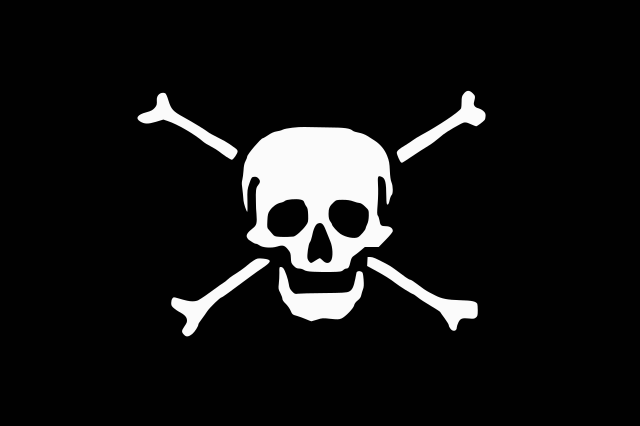
#> input picture gallery/pirate.png, 640 x 426 px
$ python -i genetic_scii.py   (imports and definitions only)   (older library calls are emulated)
#> lines starting #> are read from the running program, lines starting #| are printed output that depends on the picture; after the words box and inside, x2 and y2 are one past the last pixel; in counts of white or black regions, pixels touching at a corner belong together
#!/usr/bin/env python3

# Author: Mateusz Janda (c) <mateusz janda at gmail com>
# Site: https://github.com/MateuszJanda/genetic-scii
# Ad maiorem Dei gloriam


import os
import random
import argparse
import time
import copy
import string
import pickle
from collections import namedtuple
from collections import Counter
from PIL import Image, ImageDraw, ImageFont
import cv2
import numpy as np


# Evolution parameters
STEPS = 1000
POPULATION_NUM = 100
BEST_NUM = 3
MUTATION_FACTOR = 1/8
CROSS_NUM = 2
SNAPSHOT_STEP = 10


# Different unicode chars sets used to generate final image
CHAR_POOL_SPACE     = " "
CHAR_POOL_ASCII     = string.digits + string.ascii_letters + string.punctuation

# https://en.wikipedia.org/wiki/Box_Drawing_(Unicode_block)
CHAR_POOL_BOX       = "".join([chr(ch) for ch in range(0x2500, 0x257F+1)])

# https://en.wikipedia.org/wiki/Block_Elements
CHAR_POOL_BLOCK     = "".join([chr(ch) for ch in range(0x2580, 0x259F+1)])

# https://en.wikipedia.org/wiki/Geometric_Shapes_(Unicode_block)
CHAR_POOL_GEOMETRIC = "".join([chr(ch) for ch in range(0x25A0, 0x25FF+1)])

CHAR_POOL_NOT_ALPHA = string.punctuation + CHAR_POOL_BOX + CHAR_POOL_BLOCK
CHAR_POOL_PUNCT_BOX = string.punctuation + CHAR_POOL_BOX

# Image and font configuration
BLACK = 0
WHITE = 255

# FONT_NAME = "DejaVuSansMono"
FONT_NAME = os.path.expanduser("~/.fonts/truetype/fixed-sys-excelsior/FSEX300.ttf")
FONT_SIZE = 16
FONT_SPACING = 0
FONT = ImageFont.truetype(FONT_NAME, size=FONT_SIZE)


Individual = namedtuple("Individual", ["dna", "img", "char_pool", "fg_pool", "bg_pool"])


def singe_char_shape():
    """
    Character size estimation. Pillow doesn't have good method to get chars/font
    metrics, especially Unicode box-drawing characters are drown out of border
    (top/left).
    """
    img = Image.new("L", color=BLACK, size=(50, 50))
#> img: PIL image 50x50 L; every value is 0
#> further down, picture is the input picture: shape (426, 640); min 1, max 251, mean 21.1
    draw = ImageDraw.Draw(img)
    width, height = draw.textsize(text="╂", font=FONT, spacing=FONT_SPACING)
    return height, width

# Pre-calculated single char shape
# [1 line that did not run here, left out]


class DnaChar:
    """
    Single char property (symbol, foreground and background). DNA is array
    Chars.
    """
    # [4 lines left out: function __init__, not called in this run]


class CustomFormatter(argparse.ArgumentDefaultsHelpFormatter, argparse.RawDescriptionHelpFormatter):
    pass


# [53 lines left out: functions main, get_input_array, not called in this run]


def get_edge_array(gray_arr):
    """
    Get gray scale (numpy array) image of detected edges.

    Reference:
    https://docs.opencv.org/master/d2/d2c/tutorial_sobel_derivatives.html
    """
    scale = 1
    delta = 0
    ddepth = cv2.CV_16S

    grad_x = cv2.Sobel(gray_arr, ddepth, 1, 0, ksize=3, scale=scale, delta=delta, borderType=cv2.BORDER_DEFAULT)
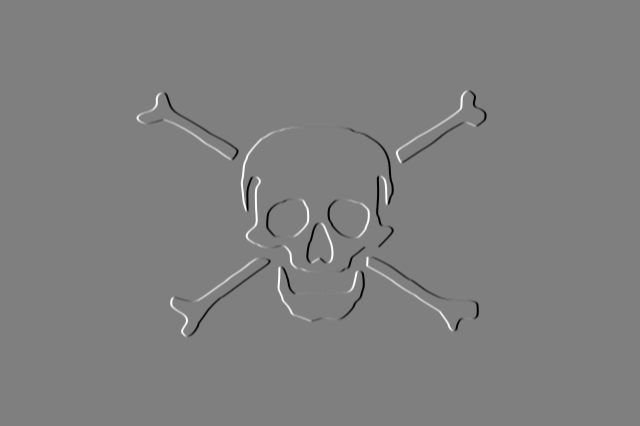
#> grad_x: shape (426, 640) int16; min -1000, max 1000, mean 0; drawn with min black and max white
    grad_y = cv2.Sobel(gray_arr, ddepth, 0, 1, ksize=3, scale=scale, delta=delta, borderType=cv2.BORDER_DEFAULT)
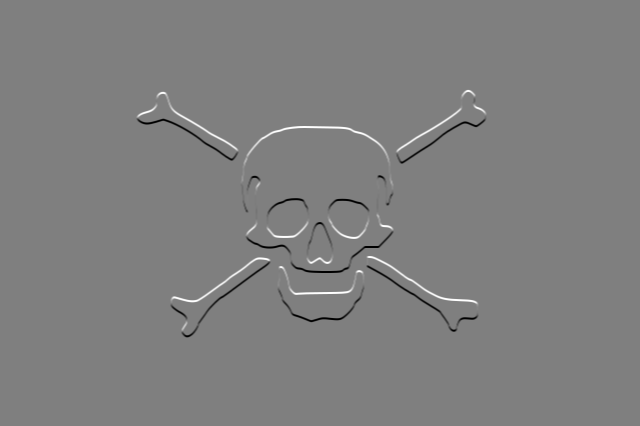
#> grad_y: shape (426, 640) int16; min -1000, max 1000, mean 0; drawn with min black and max white

    abs_grad_x = cv2.convertScaleAbs(grad_x)
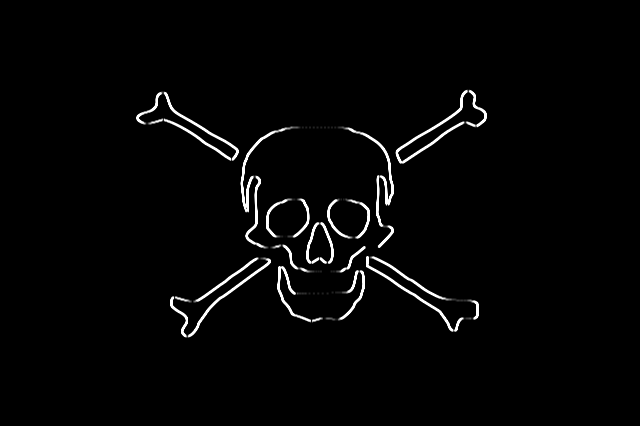
#> abs_grad_x: shape (426, 640); min 0, max 255, mean 5.3
    abs_grad_y = cv2.convertScaleAbs(grad_y)

    grad = cv2.addWeighted(abs_grad_x, 0.5, abs_grad_y, 0.5, 0)

    THRESHOLD = 50
    MAX_VALUE = 255
    _, grad = cv2.threshold(grad, THRESHOLD, MAX_VALUE, cv2.THRESH_BINARY)
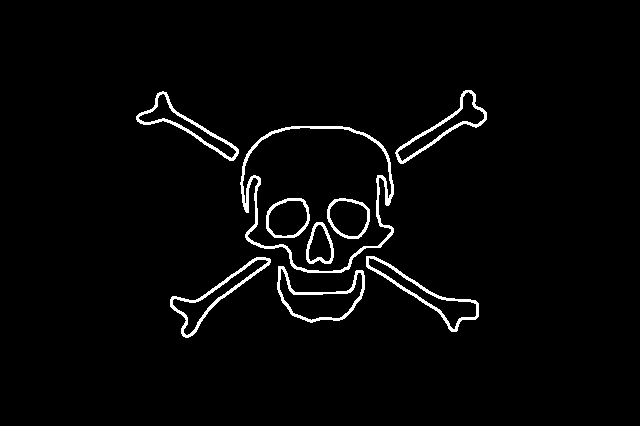
#> grad: shape (426, 640); 2.7% white; 9 white regions, largest, box (x1, y1, x2, y2) and area: (240, 126, 394, 273) 1949, (366, 256, 479, 332) 903, (170, 257, 271, 338) 894

    return grad


# [395 lines left out: functions basic_population, create_char_pool, create_color_pools, mutate, select, score_pixels and 9 more, not called in this run]


# [2 lines not run here, left out]

>>> import cv2
>>> picture = cv2.imread('gallery/pirate.png', cv2.IMREAD_GRAYSCALE)
>>> result = get_edge_array(picture)
